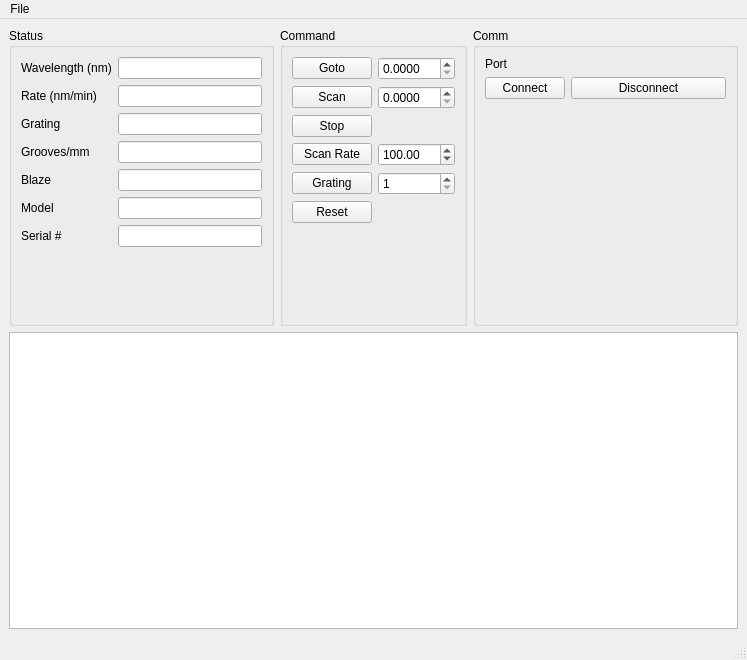
<?xml version="1.0" encoding="UTF-8"?>
<ui version="4.0">
 <class>MainWindow</class>
 <widget class="QMainWindow" name="MainWindow">
  <property name="geometry">
   <rect>
    <x>0</x>
    <y>0</y>
    <width>747</width>
    <height>660</height>
   </rect>
  </property>
  <property name="windowTitle">
   <string>MainWindow</string>
  </property>
  <widget class="QWidget" name="centralwidget">
   <layout class="QGridLayout" name="gridLayout">
    <item row="0" column="0">
     <widget class="QGroupBox" name="statusbox">
      <property name="title">
       <string>Status</string>
      </property>
      <property name="flat">
       <bool>false</bool>
      </property>
      <layout class="QGridLayout" name="gridLayout_2">
       <item row="5" column="0">
        <widget class="QLabel" name="label_2">
         <property name="text">
          <string>Model</string>
         </property>
        </widget>
       </item>
       <item row="1" column="0">
        <widget class="QLabel" name="label_5">
         <property name="text">
          <string>Rate (nm/min)</string>
         </property>
        </widget>
       </item>
       <item row="0" column="0">
        <widget class="QLabel" name="label">
         <property name="text">
          <string>Wavelength (nm)</string>
         </property>
        </widget>
       </item>
       <item row="6" column="1">
        <widget class="QLineEdit" name="serialbox">
         <property name="sizePolicy">
          <sizepolicy hsizetype="Expanding" vsizetype="Fixed">
           <horstretch>0</horstretch>
           <verstretch>0</verstretch>
          </sizepolicy>
         </property>
        </widget>
       </item>
       <item row="5" column="1">
        <widget class="QLineEdit" name="modelbox">
         <property name="sizePolicy">
          <sizepolicy hsizetype="Expanding" vsizetype="Fixed">
           <horstretch>0</horstretch>
           <verstretch>0</verstretch>
          </sizepolicy>
         </property>
        </widget>
       </item>
       <item row="2" column="1">
        <widget class="QLineEdit" name="gratbox">
         <property name="sizePolicy">
          <sizepolicy hsizetype="Expanding" vsizetype="Fixed">
           <horstretch>0</horstretch>
           <verstretch>0</verstretch>
          </sizepolicy>
         </property>
        </widget>
       </item>
       <item row="4" column="0">
        <widget class="QLabel" name="label_7">
         <property name="text">
          <string>Blaze</string>
         </property>
        </widget>
       </item>
       <item row="0" column="1">
        <widget class="QLineEdit" name="wavebox">
         <property name="sizePolicy">
          <sizepolicy hsizetype="Expanding" vsizetype="Fixed">
           <horstretch>0</horstretch>
           <verstretch>0</verstretch>
          </sizepolicy>
         </property>
        </widget>
       </item>
       <item row="3" column="0">
        <widget class="QLabel" name="label_6">
         <property name="text">
          <string>Grooves/mm</string>
         </property>
        </widget>
       </item>
       <item row="3" column="1">
        <widget class="QLineEdit" name="groovebox">
         <property name="sizePolicy">
          <sizepolicy hsizetype="Expanding" vsizetype="Fixed">
           <horstretch>0</horstretch>
           <verstretch>0</verstretch>
          </sizepolicy>
         </property>
        </widget>
       </item>
       <item row="7" column="0">
        <spacer name="verticalSpacer">
         <property name="orientation">
          <enum>Qt::Vertical</enum>
         </property>
         <property name="sizeHint" stdset="0">
          <size>
           <width>20</width>
           <height>40</height>
          </size>
         </property>
        </spacer>
       </item>
       <item row="6" column="0">
        <widget class="QLabel" name="label_3">
         <property name="text">
          <string>Serial #</string>
         </property>
        </widget>
       </item>
       <item row="1" column="1">
        <widget class="QLineEdit" name="ratebox">
         <property name="sizePolicy">
          <sizepolicy hsizetype="Expanding" vsizetype="Fixed">
           <horstretch>0</horstretch>
           <verstretch>0</verstretch>
          </sizepolicy>
         </property>
        </widget>
       </item>
       <item row="4" column="1">
        <widget class="QLineEdit" name="blazebox">
         <property name="sizePolicy">
          <sizepolicy hsizetype="Expanding" vsizetype="Fixed">
           <horstretch>0</horstretch>
           <verstretch>0</verstretch>
          </sizepolicy>
         </property>
        </widget>
       </item>
       <item row="2" column="0">
        <widget class="QLabel" name="label_4">
         <property name="text">
          <string>Grating</string>
         </property>
        </widget>
       </item>
      </layout>
     </widget>
    </item>
    <item row="0" column="2">
     <widget class="QGroupBox" name="commbox">
      <property name="title">
       <string>Comm</string>
      </property>
      <layout class="QGridLayout" name="gridLayout_4">
       <item row="1" column="1">
        <widget class="QPushButton" name="button_disconnect">
         <property name="text">
          <string>Disconnect</string>
         </property>
        </widget>
       </item>
       <item row="2" column="0">
        <spacer name="verticalSpacer_3">
         <property name="orientation">
          <enum>Qt::Vertical</enum>
         </property>
         <property name="sizeHint" stdset="0">
          <size>
           <width>20</width>
           <height>40</height>
          </size>
         </property>
        </spacer>
       </item>
       <item row="0" column="0">
        <widget class="QLabel" name="label_8">
         <property name="text">
          <string>Port</string>
         </property>
        </widget>
       </item>
       <item row="1" column="0">
        <widget class="QPushButton" name="button_connect">
         <property name="text">
          <string>Connect</string>
         </property>
        </widget>
       </item>
       <item row="2" column="1">
        <spacer name="horizontalSpacer">
         <property name="orientation">
          <enum>Qt::Horizontal</enum>
         </property>
         <property name="sizeHint" stdset="0">
          <size>
           <width>40</width>
           <height>20</height>
          </size>
         </property>
        </spacer>
       </item>
      </layout>
      <zorder>button_connect</zorder>
      <zorder>button_disconnect</zorder>
      <zorder>label_8</zorder>
      <zorder>horizontalSpacer</zorder>
      <zorder>verticalSpacer_3</zorder>
     </widget>
    </item>
    <item row="0" column="1">
     <widget class="QGroupBox" name="commandbox">
      <property name="title">
       <string>Command</string>
      </property>
      <layout class="QGridLayout" name="gridLayout_3">
       <item row="0" column="0">
        <widget class="QPushButton" name="gotobutton">
         <property name="text">
          <string>Goto</string>
         </property>
        </widget>
       </item>
       <item row="4" column="0">
        <widget class="QPushButton" name="gratbutton">
         <property name="text">
          <string>Grating</string>
         </property>
        </widget>
       </item>
       <item row="1" column="0">
        <widget class="QPushButton" name="scanbutton">
         <property name="text">
          <string>Scan</string>
         </property>
        </widget>
       </item>
       <item row="4" column="1">
        <widget class="QSpinBox" name="gratselbox">
         <property name="minimum">
          <number>1</number>
         </property>
         <property name="maximum">
          <number>9</number>
         </property>
        </widget>
       </item>
       <item row="3" column="0">
        <widget class="QPushButton" name="sratebutton">
         <property name="text">
          <string>Scan Rate</string>
         </property>
        </widget>
       </item>
       <item row="6" column="0">
        <spacer name="verticalSpacer_2">
         <property name="orientation">
          <enum>Qt::Vertical</enum>
         </property>
         <property name="sizeHint" stdset="0">
          <size>
           <width>20</width>
           <height>40</height>
          </size>
         </property>
        </spacer>
       </item>
       <item row="3" column="1">
        <widget class="QDoubleSpinBox" name="scanratebox">
         <property name="decimals">
          <number>2</number>
         </property>
         <property name="minimum">
          <double>0.010000000000000</double>
         </property>
         <property name="maximum">
          <double>200.000000000000000</double>
         </property>
         <property name="value">
          <double>100.000000000000000</double>
         </property>
        </widget>
       </item>
       <item row="1" column="1">
        <widget class="QDoubleSpinBox" name="scanbox">
         <property name="decimals">
          <number>4</number>
         </property>
         <property name="maximum">
          <double>550.000000000000000</double>
         </property>
        </widget>
       </item>
       <item row="0" column="1">
        <widget class="QDoubleSpinBox" name="gotobox">
         <property name="decimals">
          <number>4</number>
         </property>
         <property name="maximum">
          <double>550.000000000000000</double>
         </property>
        </widget>
       </item>
       <item row="5" column="0">
        <widget class="QPushButton" name="resetbutton">
         <property name="text">
          <string>Reset</string>
         </property>
        </widget>
       </item>
       <item row="2" column="0">
        <widget class="QPushButton" name="stopbutton">
         <property name="text">
          <string>Stop</string>
         </property>
        </widget>
       </item>
      </layout>
     </widget>
    </item>
    <item row="1" column="0" colspan="3">
     <widget class="QPlainTextEdit" name="textbox"/>
    </item>
   </layout>
  </widget>
  <widget class="QMenuBar" name="menubar">
   <property name="geometry">
    <rect>
     <x>0</x>
     <y>0</y>
     <width>747</width>
     <height>23</height>
    </rect>
   </property>
   <widget class="QMenu" name="menuFile">
    <property name="title">
     <string>File</string>
    </property>
    <addaction name="actionQuit"/>
   </widget>
   <addaction name="menuFile"/>
  </widget>
  <widget class="QStatusBar" name="statusbar"/>
  <action name="actionQuit">
   <property name="text">
    <string>Quit</string>
   </property>
  </action>
 </widget>
 <resources/>
 <connections/>
</ui>
